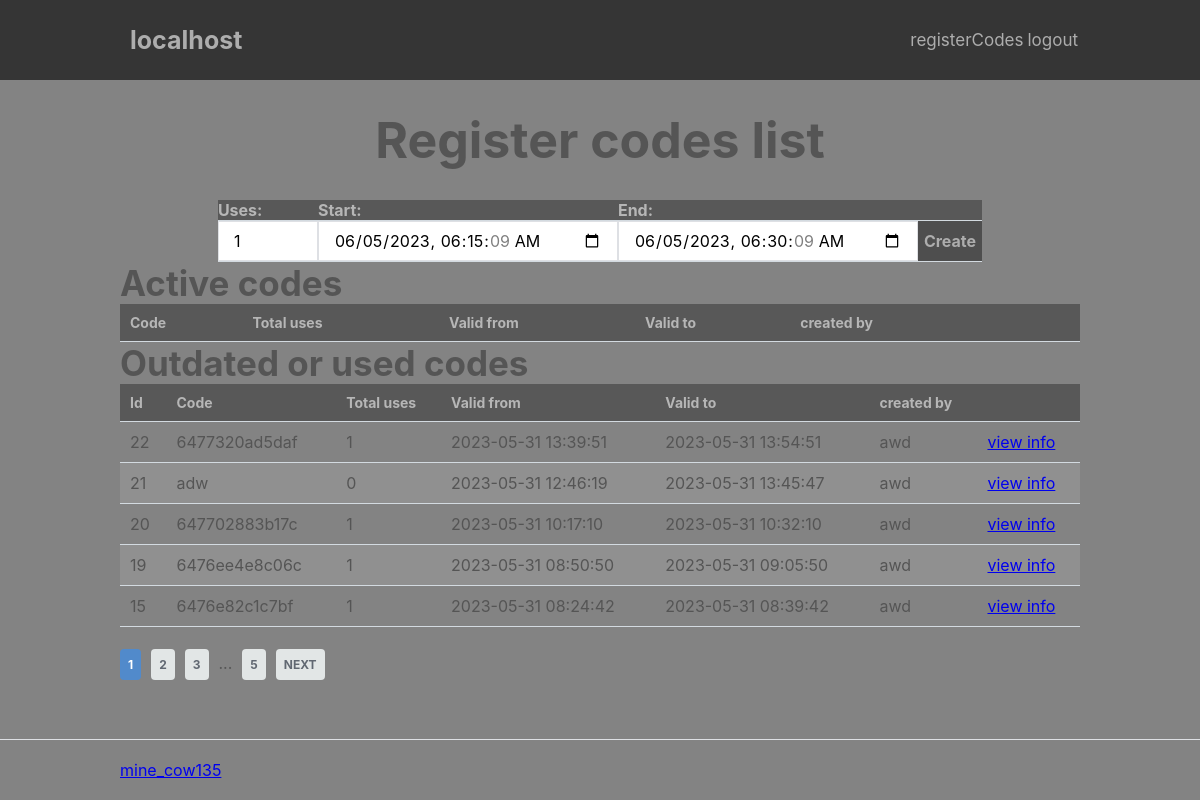
/index.php?page=adm/registerCodes/list (signed in), run on an earlier commit of the app's database.
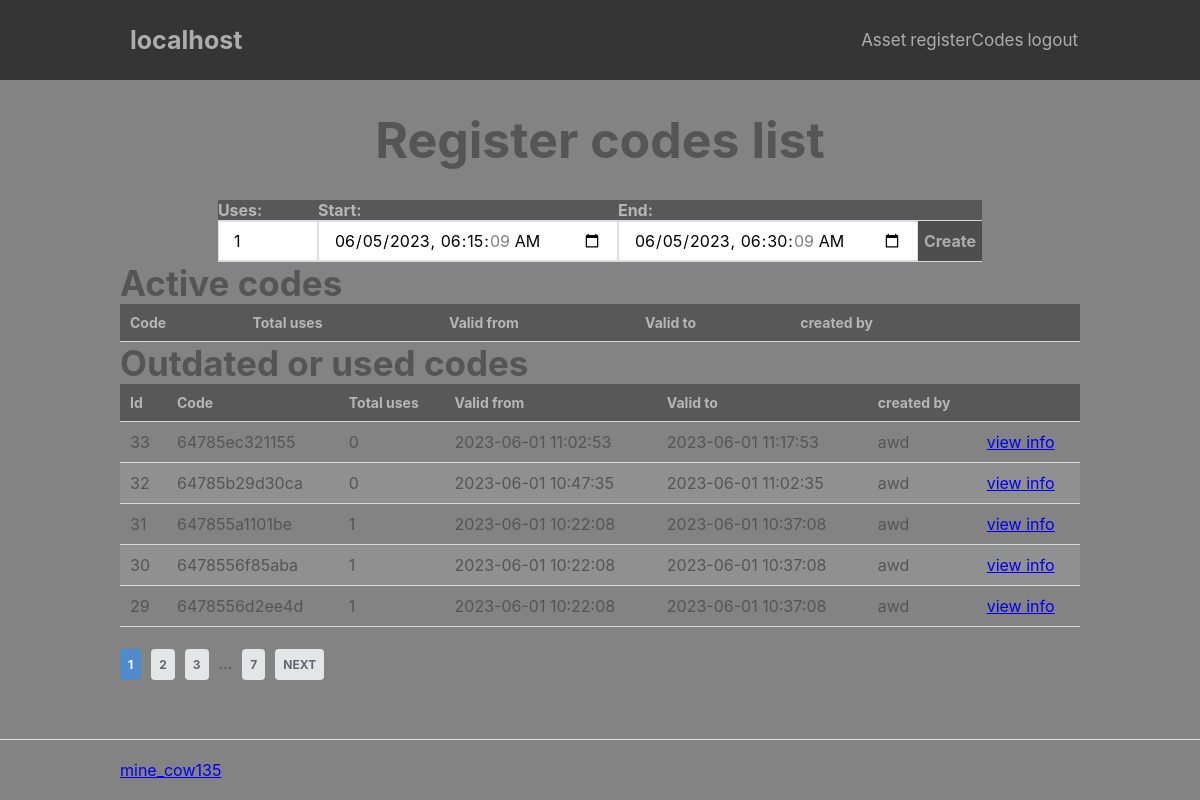
And on a later commit of the database.
### tables this page shows
CREATE TABLE `userPermission` (
  `id` int NOT NULL,
  `userId` int NOT NULL,
  `siteId` int NOT NULL,
  `permissionId` int NOT NULL,
  `header` tinyint(1) NOT NULL DEFAULT '0',
  `dateStart` datetime NOT NULL DEFAULT CURRENT_TIMESTAMP,
  `dateEnd` datetime DEFAULT NULL
);

CREATE TABLE `permission` (
  `id` int NOT NULL,
  `permissionName` varchar(30) NOT NULL,
  `permissionCategory` varchar(20) NOT NULL,
  `page` varchar(50) DEFAULT NULL,
  `dropdown` varchar(20) DEFAULT NULL,
  `placement` int DEFAULT NULL,
  `permissionDescription` varchar(100) DEFAULT NULL
);

CREATE TABLE `registerCodes` (
  `id` int NOT NULL,
  `code` varchar(15) NOT NULL,
  `createdBy` int NOT NULL,
  `TotalUses` int NOT NULL,
  `disabled` tinyint(1) NOT NULL DEFAULT '0',
  `start` datetime NOT NULL DEFAULT CURRENT_TIMESTAMP,
  `end` datetime NOT NULL
);

CREATE TABLE `users` (
  `id` int NOT NULL,
  `username` varchar(100) NOT NULL,
  `email` varchar(100) NOT NULL,
  `password` text NOT NULL,
  `date_time` datetime NOT NULL DEFAULT CURRENT_TIMESTAMP,
  `enbled` tinyint(1) NOT NULL DEFAULT '1'
);

### index.php (called while the page is built, shortened)
<?php
include 'functions.php';
$page = isset($_GET['page']) && file_exists('pages/' . $_GET['page'] . '.php') ? $_GET['page'] : 'home';
include 'pages/' . $page . '.php';

### pages/adm/registerCodes/list.php (the view, shortened to what this page needs)
<?php
headerr('Register codes', "registerCodes");
?>
<?php
$date = date("Y-m-d H:i:s");
$d=strtotime("+15 min");
$date15 = date("Y-m-d H:i:s", $d);
$sql = "SELECT registerCodes.id, registerCodes.code, registerCodes.createdBy, users.username, registerCodes.totalUses, registerCodes.start, registerCodes.end FROM registerCodes LEFT JOIN users ON registerCodes.createdBy = users.id ORDER BY `registerCodes`.`start` DESC";
    $stmt = $pdo->prepare($sql);
    $stmt->execute();
    $code = $stmt->fetchAll(PDO::FETCH_ASSOC);
$allcodes = in_array("registerCodes.all", array_column($_SESSION["permissions"], 'permissionName'));
?>
<div class="content-wrapper-center">
    <h1 class="head">Register codes list</h1>
</div>
<div class="content-wrapper2">
    <div class="createCode">
        <form action="" method="post">
            <table>
                <thead>
                    <tr>
                        <td><label for="uses">Uses: </label></td>
                        <td><label for="start">Start: </label></td>
                        <td><label for="end">End: </label></td>
                        <td></td>
                    </tr>
                </thead>
                <tr>
                    <td><input type="number" name="uses" id="uses" value="1" min="1"></td>
                    <td><input type="datetime-local" name="start" id="start" value="<?= $date ?>" min="<?= $date ?>"></td>
                    <td><input type="datetime-local" name="end" id="end" value="<?= $date15 ?>" min="<?= $date ?>"></td>
                    <td><button type="submit">Create</button></td>
                </tr>
            </table>
        </form>
    </div>
    <?php
        foreach ($code as $i) {
            if ((($i["createdBy"] == $_SESSION["id"]) || $allcodes) && ((0 < $i["totalUses"] && $date >= $i["start"] && $date >= $i["end"] ) || 1 > $i["totalUses"])) {
                $used[] = $i;
            }
        }
    ?>
<?php
    $num_on_page = 5;
?>
<h3>Active codes</h3>
    <form action="" method="post">
        <table>
            <thead>
                <tr>
                    <td>Code</td>
                    <td>Total uses</td>
                    <td>Valid from</td>
                    <td>Valid to</td>
                    <?php
                if ($allcodes) {
                    ?>
                    <td>created by</td>
                <?php
                }
                ?>
                    <td></td>
                    <td></td>
                </tr>
            </thead>
        <?php
        print_r($array_part);
                ?>
        </table>
    </form>
    <?php
    if (!empty($used)) {
        $used_g = count($used);
        $used_p = isset($_GET['used']) && is_numeric($_GET['used']) ? $_GET['used'] : 1;
        $array_start = ($used_p - 1) * $num_on_page;
        $array_part = array_slice($used, $array_start, $num_on_page);
    }
?>
<h3>Outdated or used codes</h3>
    <table>
        <thead>
            <tr>
                <td>Id</td>
                <td>Code</td>
                <td>Total uses</td>
                <td>Valid from</td>
                <td>Valid to</td>
                <?php
                if ($allcodes) {
                    ?>
                <td>created by</td>
            <?php
                }
            ?>
                <td></td>
            </tr>
        </thead>
    <?php
        foreach ($array_part as $i) {
            if ((($i["createdBy"] == $_SESSION["id"]) || $allcodes) && ((0 < $i["totalUses"] && $date >= $i["start"] && $date >= $i["end"] ) || 1 > $i["totalUses"])) {
                ?>
                <tr>
                    <td><?= $i["id"] ?></td>
                    <td><?= $i["code"] ?></td>
                    <td><?= $i["totalUses"] ?></td>
                    <td><?= $i["start"] ?></td>
                    <td><?= $i["end"] ?></td>
                    <?php
                if ($allcodes) {
                    ?>
                    <td><?= $i["username"] ?></td>
                    <?php
                }
                    ?>
                    <td><a href="index.php?page=adm/registerCodes/used&id=<?= $i["id"] ?>">view info</a></td>
                </tr>
                <?php
            }
        }
    ?>
    </table>
<div>
    <?php if (ceil($used_g / $num_on_page) > 0): ?>
        <ul class="pagination">
            <li class="currentpage"><a href="index.php?page=adm/registerCodes/list&active=<?= $_GET["active"] ?>&used=<?php echo $used_p ?>"><?php echo $used_p ?></a></li>
            <?php if ($used_p+1 < ceil($used_g / $num_on_page)+1): ?><li class="page"><a href="index.php?page=adm/registerCodes/list&active=<?= $_GET["active"] ?>&used=<?php echo $used_p+1 ?>"><?php echo $used_p+1 ?></a></li><?php endif; ?>
            <?php if ($used_p+2 < ceil($used_g / $num_on_page)+1): ?><li class="page"><a href="index.php?page=adm/registerCodes/list&active=<?= $_GET["active"] ?>&used=<?php echo $used_p+2 ?>"><?php echo $used_p+2 ?></a></li><?php endif; ?>
            <?php if ($used_p < ceil($used_g / $num_on_page)-2): ?>
                <li class="dots">...</li>
                <li class="end"><a href="index.php?page=adm/registerCodes/list&active=<?= $_GET["active"] ?>&used=<?php echo ceil($used_g / $num_on_page) ?>"><?php echo ceil($used_g / $num_on_page) ?></a></li>
            <?php endif; ?>
            <?php if ($used_p < ceil($used_g / $num_on_page)): ?>
                <li class="next"><a href="index.php?page=adm/registerCodes/list&active=<?= $_GET["active"] ?>&used=<?php echo $used_p+1 ?>">Next</a></li>
            <?php endif; ?>
        </ul>
    <?php endif; ?>
</div>
</div>
<?= template_footer() ?>

### functions.php (shortened to what this page needs)
<?php
    function pdo_connect_mysql() {
        $DATABASE_HOST = "localhost";
        $DATABASE_USER = "webTest";
        $DATABASE_PASS = "awdfthdwa";
        $DATABASE_NAME = "webTemplate";
        try {
        	return new PDO("mysql:host=" . $DATABASE_HOST . ";dbname=" . $DATABASE_NAME . ";charset=utf8", $DATABASE_USER, $DATABASE_PASS);
        } catch (PDOException $exception) {
        	exit("Failed to connect to database!");
        }
    }
    function headerr($title, $permissionName)
    {
        $namechoice = 2;
        $namearr["1"] = "Template";
        $namearr["2"] = $_SERVER["HTTP_HOST"];
        $name = $namearr["$namechoice"];
        $pdo = pdo_connect_mysql();
        $sql = "SELECT userPermission.id, userPermission.userId, userPermission.siteId, userPermission.permissionId, userPermission.header, userPermission.dateStart, userPermission.dateEnd, users.username, sites.siteName, permission.permissionName, permission.page, permission.dropdown, permission.placement FROM userPermission LEFT JOIN users ON userPermission.userId = users.id LEFT JOIN sites ON userPermission.siteId = sites.id LEFT JOIN permission ON userPermission.permissionId = permission.id WHERE userPermission.userId = :userId AND dateStart < :date AND (dateEnd > :date OR dateEnd IS NULL) AND siteId = :siteId ORDER BY permission.placement";
        $stmt = $pdo->prepare($sql);
        $date = date("Y-m-d H:i:s");
        if ($_SESSION["id"]) {
            $userId = $_SESSION["id"];
        }
        else {
            $userId = 0;
        }
        $stmt->bindValue(':userId', $userId);
        $stmt->bindValue(':date', $date);
        $stmt->bindValue(':siteId', $_SESSION["siteId"]);
        $stmt->execute();
        $permissions = $stmt->fetchAll(PDO::FETCH_ASSOC);
        echo '
        <!DOCTYPE html>
        <html lang="en">
            <head>
                <meta charset="utf-8">
                <title>' . $title . '</title>
                <link href="css/import.css" rel="stylesheet" type="text/css">
                <link rel="shortcut icon" href="img/logo.png" />
            </head>
            <body>
                <header>
                    <div class="content-wrapper">
                            <a href="index.php">
                                <img src="img/logo.png" height="70px" alt="">
                                <h1>' . $name . '</h1>
                            </a>
                            <nav>
                        ';
                        foreach ($permissions as $i) {
                            if ($i["header"] == true) {
                                ?>
                                <a href="index.php?page=<?=$i['page']?>"><?=$i['permissionName']?></a>
                                <?php
                            }
                        }
        echo '
                    </nav>
                </div>
            </header>
            <main>
    ';
    }
    function template_footer() {
        echo '
                </main>
                <footer>
                    <div class="content-wrapper">
                        <a href="https://github.com/minecow135">mine_cow135</a>
                    </div>
                </footer>
            </body>
        </html>
        ';
    }
?>

### css/var.css (style rules this page uses)
* { --color_bg_background: #838383; --color_border: #dee0e4; --color_confirm: #38b673; --color_confirm_hover: #32a367; --color_txt_h_1: #adadad; --color_txt_h_2: #555555; --color_txt_p_1: #adadad; --color_txt_p_2: #555555; --color_txt_p_1: #cacaca; --size_tx_h1_1: 50px; --size_tx_h1_2: ; --size_tx_h1_3: 25px; --size_tx_h2_1: 40px; --size_tx_h2_2: 30px; --size_tx_h2_3: ; --size_tx_h3_1: 35px; --size_tx_h3_2: ; --size_tx_h3_3: ; --size_tx_h4_1: 30px; --size_tx_h4_2: ; --size_tx_h4_3: ; --size_tx_h5_1: 25px; --size_tx_h5_2: ; --size_tx_h5_3: ; --size_tx_h6_1: 20px; --size_tx_h6_2: ; --size_tx_h6_3: ; --size_text_header_h1: 25px; --size_text_header: 17px; --size_text_header_span: 12px; --size_item_span: 16px; --place_item_span_top: 22px; --place_item_span_right: 0px; --color_bg_header: #353535; --color_h_table: #b6b6b6; --color_bg_box: #5e5d5d; --color_bg_box_submit: #4e4e4e; --color_bg_box_submit_hover:#3b3b3b; }

### css/style.css (style rules this page uses)
* { box-sizing: border-box; font-family: -apple-system, BlinkMacSystemFont, "segoe ui", roboto, oxygen, ubuntu, cantarell, "fira sans", "droid sans", "helvetica neue", Arial, sans-serif; font-size: 16px; -webkit-font-smoothing: antialiased; -moz-osx-font-smoothing: grayscale; box-sizing: border-box }
html { height: 100%; width: 100%; background-color: var(--color_bg_background); }
body { position: relative; min-height: 100vh; color: #555555; margin: 0; margin-bottom: 20px; }
h1, h2, h3, h4, h5 { color: var(--color_txt_h_2); margin: 0; }
h1 { font-size: var(--size_tx_h1_1); padding: 30px; }
h3 { font-size: var(--size_tx_h3_1); }
.content-wrapper, .content-wrapper-center { width: 80%; margin: 0 auto; display: flex; flex-wrap: wrap; }
.content-wrapper-center { justify-content: center; }
.content-wrapper2, .content-wrapper2-center { width: 80%; margin: 0 auto; display: flex; flex-wrap: wrap; flex-direction: column; }

### css/header.css (style rules this page uses)
header { background-color: var(--color_bg_header); }
header .content-wrapper { display: flex; align-items: center; position: relative; }
header .content-wrapper a { display: flex; align-items: center; justify-content: center; color: inherit; }
header .content-wrapper a h1 { font-size: var(--size_text_header_h1); padding: 0; color: inherit; }
header { color: var(--color_txt_h_1); }
header a { text-decoration: none; }
header nav { display: flex; flex-grow: 1; flex-basis: 0; justify-content: flex-end; align-items: center; position: relative; }
header nav a { text-decoration: none; color: inherit; margin: 0 2px; font-size: var(--size_text_header); }
footer { position: absolute; bottom: 0; border-top: 1px solid var(--color_border); padding: 20px 0; width: 100%; }

### css/table.css (style rules this page uses)
table { width: 100%; padding-top: 30px; border-collapse: collapse; }
table thead { background-color: #585858; border-bottom: 1px solid #d3dae0; }
table thead td { padding: 10px; font-weight: bold; color: var(--color_h_table); font-size: 14px; }
table tbody tr { border-bottom: 1px solid #d3dae0; }
table tbody tr:nth-child(even) { background-color: #909090; }
table tbody tr td { padding: 10px; }

### css/pagination.css (style rules this page uses)
.pagination { list-style-type: none; padding: 10px 0; display: inline-flex; justify-content: space-between; box-sizing: border-box; }
.pagination li { box-sizing: border-box; padding-right: 10px; }
.pagination li a { box-sizing: border-box; background-color: #e2e6e6; padding: 8px; text-decoration: none; font-size: 12px; font-weight: bold; color: #616872; border-radius: 4px; }
.pagination .next a, .pagination .prev a { text-transform: uppercase; font-size: 12px; }
.pagination .currentpage a { background-color: #518acb; color: #fff; }

### css/createcode.css (style rules this page uses)
.createCode { width: 100%; display: flex; justify-content: center; }
.createCode form input { height: 40px; border: 1px solid var(--color_border); padding: 0 15px; }
.createCode form input[type="number"] { width: 100px; }
.createCode form input[type="datetime-local"] { width: 300px; }
.createCode form button { height: 40px; background-color: var(--color_bg_box_submit); border: 0; cursor: pointer; font-weight: bold; color: var(--color_txt_h_1); transition: background-color 0.2s; }
.createCode table { width: 100%; padding-top: 30px; border-collapse: collapse; }
.createCode table thead { background-color: #585858; border-bottom: 1px solid #d3dae0; }
.createCode table thead td { padding: 0px; font-weight: bold; color: var(--color_h_table); font-size: 14px; }
.createCode table tbody tr { border-bottom: 1px solid #d3dae0; }
.createCode table tbody tr td { padding: 0px; }

What changed in the data, as far as the page shows it:
no longer on this page (row unchanged): registercodes: id "22", code "6477320ad5daf", TotalUses "1", start "2023-05-31 13:39:51", end "2023-05-31 13:54:51", createdBy.username "awd"
no longer on this page (row unchanged): registercodes: id "21", code "adw", TotalUses "0", start "2023-05-31 12:46:19", end "2023-05-31 13:45:47", createdBy.username "awd"
no longer on this page (row unchanged): registercodes: id "20", code "647702883b17c", TotalUses "1", start "2023-05-31 10:17:10", end "2023-05-31 10:32:10", createdBy.username "awd"
no longer on this page (row unchanged): registercodes: id "19", code "6476ee4e8c06c", TotalUses "1", start "2023-05-31 08:50:50", end "2023-05-31 09:05:50", createdBy.username "awd"
no longer on this page (row unchanged): registercodes: id "15", code "6476e82c1c7bf", TotalUses "1", start "2023-05-31 08:24:42", end "2023-05-31 08:39:42", createdBy.username "awd"
added userpermission: permissionId.permissionName "Asset"
added registercodes: id "33", code "64785ec321155", TotalUses "0", start "2023-06-01 11:02:53", end "2023-06-01 11:17:53", createdBy.username "awd"
added registercodes: id "32", code "64785b29d30ca", TotalUses "0", start "2023-06-01 10:47:35", end "2023-06-01 11:02:35", createdBy.username "awd"
added registercodes: id "31", code "647855a1101be", TotalUses "1", start "2023-06-01 10:22:08", end "2023-06-01 10:37:08", createdBy.username "awd"
added registercodes: id "30", code "6478556f85aba", TotalUses "1", start "2023-06-01 10:22:08", end "2023-06-01 10:37:08", createdBy.username "awd"
added registercodes: id "29", code "6478556d2ee4d", TotalUses "1", start "2023-06-01 10:22:08", end "2023-06-01 10:37:08", createdBy.username "awd"
Also different on the page:
ceil($used_g / $num_on_page): "5" → "7"
